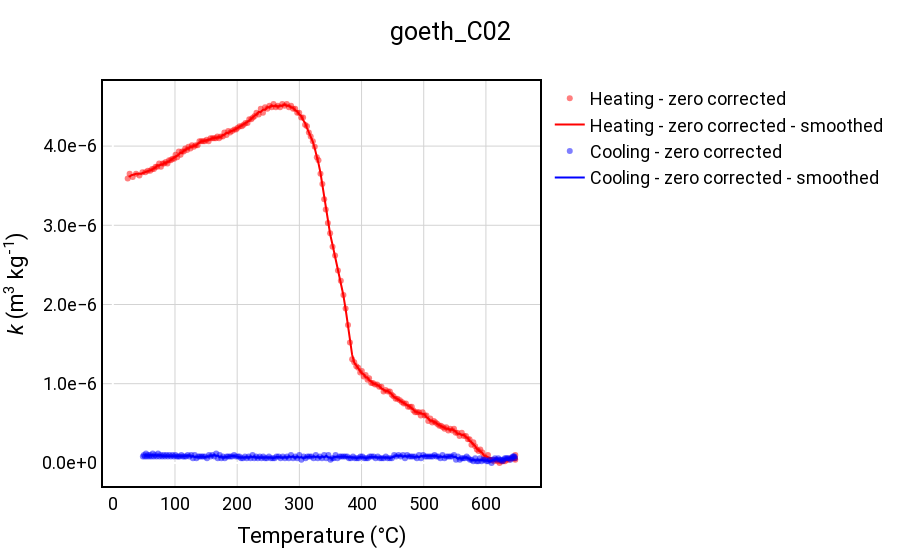
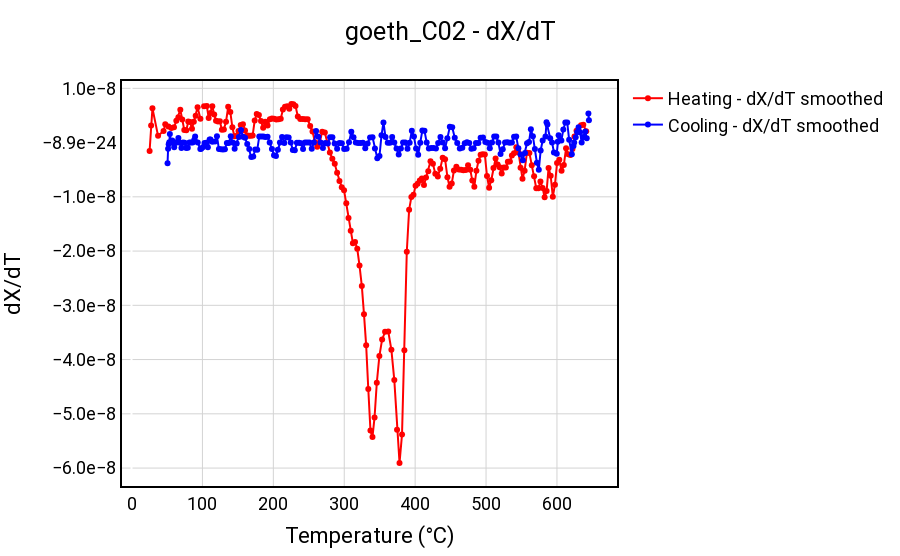
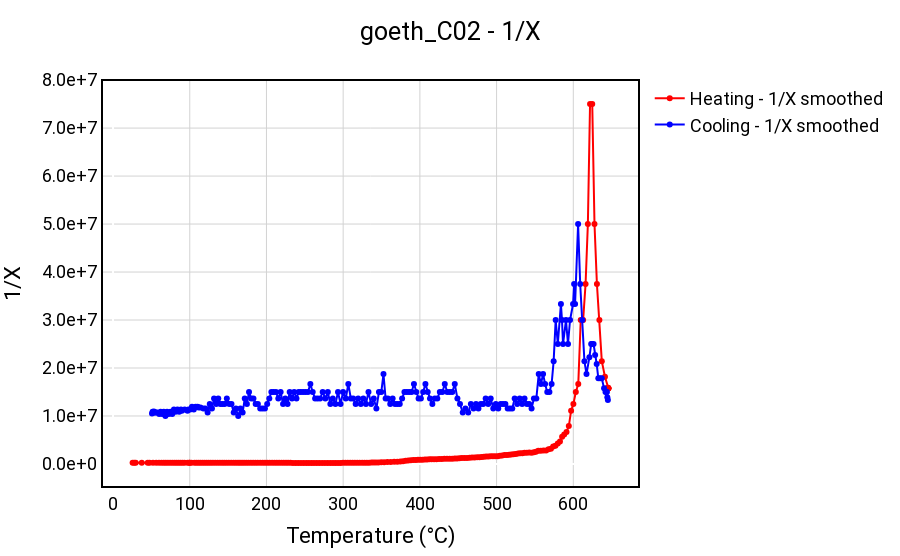

Notebook code for these charts, in order:
### Markdown cell above
### Calculate <span style="font-family: 'Times New Roman';">*T<sub>c</sub>*</span> using inverse susceptibility

Above <span style="font-family: 'Times New Roman';">*T<sub>c</sub>*</span> a mineral phase will be paramagnetic. This means that the inverse susceptibility should have a linear positive slope above <span style="font-family: 'Times New Roman';">*T<sub>c</sub>*</span>. Using the intercept temperature at 0 inverse susceptibility is a good guess for  <span style="font-family: 'Times New Roman';">*T<sub>c</sub>*</span>. This is essentially the break of slope between the ferromagnetic and paramagnetic signal.

### Code cell
fig, fig_dXdT, fig_inv = rmag.plot_X_T(selected_experiment, 
                                       temp_unit='C', 
                                       remove_holder=True, 
                                       smooth_window=10)

### Figure 1 — Plotly figure (JSON) as saved in the notebook; plotly's stock layout.template omitted (floating-point values rounded to 4 significant figures; data arrays with more than 128 entries replaced by an {"elided": "..."} marker saying what was removed)
{"data": [{"marker": {"color": "red", "opacity": 0.5}, "mode": "markers", "name": "Heating - zero corrected", "type": "scatter", "x": {"elided": "203 float values"}, "y": {"elided": "203 float values"}}, {"line": {"color": "red"}, "mode": "lines", "name": "Heating - zero corrected - smoothed", "type": "scatter", "x": {"elided": "203 float values"}, "y": {"elided": "203 float values"}}, {"marker": {"color": "blue", "opacity": 0.5}, "mode": "markers", "name": "Cooling - zero corrected", "type": "scatter", "x": {"elided": "212 float values"}, "y": {"elided": "212 float values"}}, {"line": {"color": "blue"}, "mode": "lines", "name": "Cooling - zero corrected - smoothed", "type": "scatter", "x": {"elided": "212 float values"}, "y": {"elided": "212 float values"}}], "layout": {"font": {"color": "Black", "family": "Roboto, sans-serif", "size": 18}, "height": 556, "margin": {"b": 50, "l": 50, "r": 50, "t": 80}, "paper_bgcolor": "white", "plot_bgcolor": "white", "shapes": [{"line": {"color": "black", "width": 2}, "type": "rect", "x0": 0, "x1": 1, "xref": "paper", "y0": 0, "y1": 1, "yref": "paper"}], "showlegend": true, "title": {"text": "goeth_C02", "x": 0.5, "xanchor": "center"}, "width": 900, "xaxis": {"dtick": 100, "gridcolor": "lightgray", "gridwidth": 1, "linecolor": "black", "linewidth": 1, "showline": true, "tick0": 0, "title": {"text": "Temperature (&deg;C)"}}, "yaxis": {"autorange": true, "gridcolor": "lightgray", "gridwidth": 1, "linecolor": "black", "linewidth": 1, "showline": true, "tickformat": ".1e", "title": {"text": "<i>k</i> (m<sup>3</sup> kg<sup>-1</sup>)"}}}}

### Figure 2 — Plotly figure (JSON) as saved in the notebook; plotly's stock layout.template omitted (floating-point values rounded to 4 significant figures; data arrays with more than 128 entries replaced by an {"elided": "..."} marker saying what was removed)
{"data": [{"line": {"color": "red"}, "mode": "markers+lines", "name": "Heating - dX/dT smoothed", "type": "scatter", "x": {"elided": "203 float values"}, "y": {"elided": "203 float values"}}, {"line": {"color": "blue"}, "mode": "markers+lines", "name": "Cooling - dX/dT smoothed", "type": "scatter", "x": {"elided": "212 float values"}, "y": {"elided": "212 float values"}}], "layout": {"font": {"color": "Black", "family": "Roboto, sans-serif", "size": 18}, "height": 556, "margin": {"b": 50, "l": 50, "r": 50, "t": 80}, "paper_bgcolor": "white", "plot_bgcolor": "white", "shapes": [{"line": {"color": "black", "width": 2}, "type": "rect", "x0": 0, "x1": 1, "xref": "paper", "y0": 0, "y1": 1, "yref": "paper"}], "showlegend": true, "title": {"text": "goeth_C02 - dX/dT", "x": 0.5, "xanchor": "center"}, "width": 900, "xaxis": {"dtick": 100, "gridcolor": "lightgray", "gridwidth": 1, "linecolor": "black", "linewidth": 1, "showline": true, "tick0": 0, "title": {"text": "Temperature (&deg;C)"}}, "yaxis": {"autorange": true, "gridcolor": "lightgray", "gridwidth": 1, "linecolor": "black", "linewidth": 1, "showline": true, "tickformat": ".1e", "title": {"text": "dX/dT"}}}}

### Figure 3 — Plotly figure (JSON) as saved in the notebook; plotly's stock layout.template omitted (floating-point values rounded to 4 significant figures; data arrays with more than 128 entries replaced by an {"elided": "..."} marker saying what was removed)
{"data": [{"line": {"color": "red"}, "mode": "markers+lines", "name": "Heating - 1/X smoothed", "type": "scatter", "x": {"elided": "203 float values"}, "y": {"elided": "203 float values"}}, {"line": {"color": "blue"}, "mode": "markers+lines", "name": "Cooling - 1/X smoothed", "type": "scatter", "x": {"elided": "212 float values"}, "y": {"elided": "212 float values"}}], "layout": {"font": {"color": "Black", "family": "Roboto, sans-serif", "size": 18}, "height": 556, "margin": {"b": 50, "l": 50, "r": 50, "t": 80}, "paper_bgcolor": "white", "plot_bgcolor": "white", "shapes": [{"line": {"color": "black", "width": 2}, "type": "rect", "x0": 0, "x1": 1, "xref": "paper", "y0": 0, "y1": 1, "yref": "paper"}], "showlegend": true, "title": {"text": "goeth_C02 - 1/X", "x": 0.5, "xanchor": "center"}, "width": 900, "xaxis": {"dtick": 100, "gridcolor": "lightgray", "gridwidth": 1, "linecolor": "black", "linewidth": 1, "showline": true, "tick0": 0, "title": {"text": "Temperature (&deg;C)"}}, "yaxis": {"autorange": true, "gridcolor": "lightgray", "gridwidth": 1, "linecolor": "black", "linewidth": 1, "showline": true, "tickformat": ".1e", "title": {"text": "1/X"}}}}
